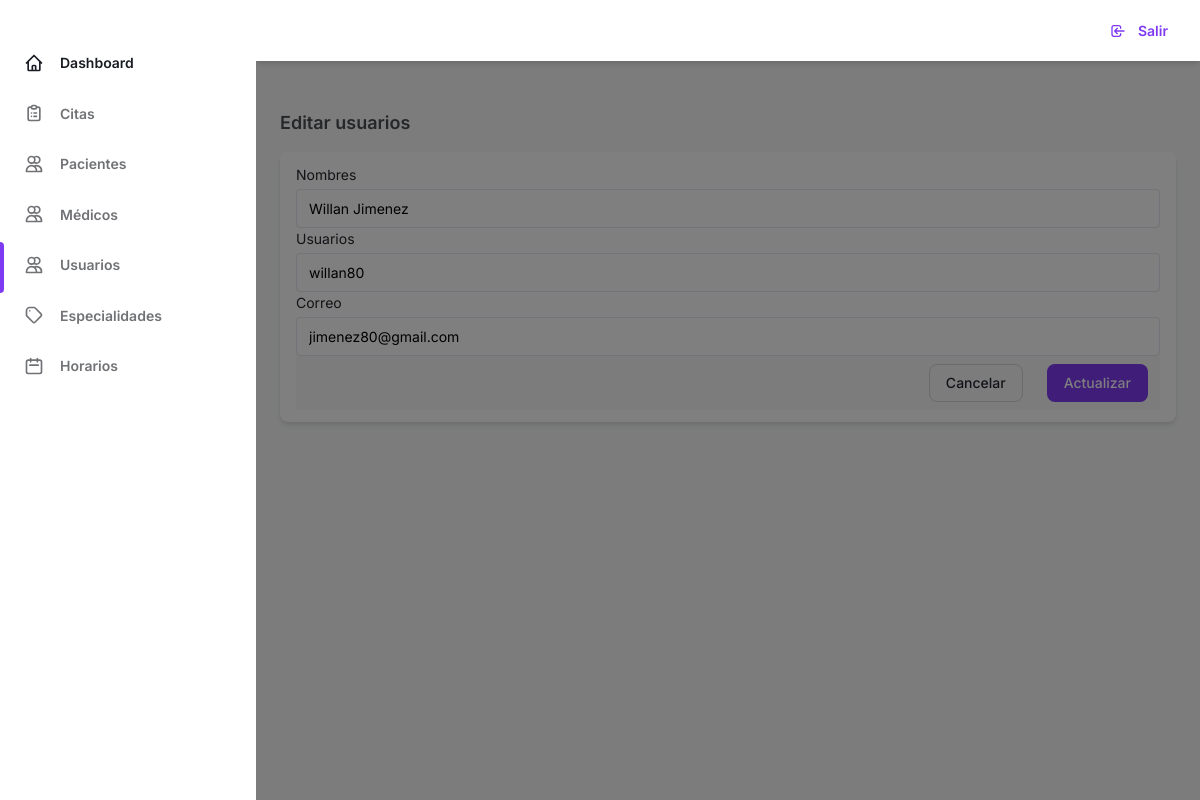
The page /vista/usuarios/edit.php?id=3 (signed in) on the database its author committed.
### tables this page shows
CREATE TABLE `usuarios` (
  `id` int(11) NOT NULL,
  `nombre` varchar(100) NOT NULL,
  `usuario` varchar(25) NOT NULL,
  `email` varchar(50) NOT NULL,
  `clave` varchar(255) NOT NULL,
  `cargo` char(1) NOT NULL
);

### vista/usuarios/edit.php (the view, shortened to what this page needs)
<!DOCTYPE html>
<html :class="{ 'theme-dark': dark }" x-data="data()" lang="en">
  <head>
    <link rel="stylesheet" href="../../assets/css/tailwind.output.css" />
    <link
      rel="stylesheet"
      href="https://cdnjs.cloudflare.com/ajax/libs/Chart.js/2.9.3/Chart.min.css"
    />
  </head>
  <body>
    <div
      class="flex h-screen bg-gray-50 dark:bg-gray-900"
      :class="{ 'overflow-hidden': isSideMenuOpen }"
    >
      <aside
        class="z-20 hidden w-64 overflow-y-auto bg-white dark:bg-gray-800 md:block flex-shrink-0"
      >
        <div class="py-4 text-gray-500 dark:text-gray-400">
          <ul class="mt-6">
            <li class="relative px-6 py-3">
              <a
                class="inline-flex items-center w-full text-sm font-semibold text-gray-800 transition-colors duration-150 hover:text-gray-800 dark:hover:text-gray-200 dark:text-gray-100"
                href="../admin/pages-admin.php"
              >
                <svg
                  class="w-5 h-5"
                  aria-hidden="true"
                  fill="none"
                  stroke-linecap="round"
                  stroke-linejoin="round"
                  stroke-width="2"
                  viewBox="0 0 24 24"
                  stroke="currentColor"
                >
                  <path
                    d="M3 12l2-2m0 0l7-7 7 7M5 10v10a1 1 0 001 1h3m10-11l2 2m-2-2v10a1 1 0 01-1 1h-3m-6 0a1 1 0 001-1v-4a1 1 0 011-1h2a1 1 0 011 1v4a1 1 0 001 1m-6 0h6"
                  ></path>
                </svg>
                <span class="ml-4">Dashboard</span>
              </a>
            </li>
          </ul>
          <ul>
            <li class="relative px-6 py-3">
              <a
                class="inline-flex items-center w-full text-sm font-semibold transition-colors duration-150 hover:text-gray-800 dark:hover:text-gray-200"
                href="../../folder/appointment.php"
              >
                <span class="ml-4">Citas</span>
              </a>
            </li>
            <li class="relative px-6 py-3">
              <a
                class="inline-flex items-center w-full text-sm font-semibold transition-colors duration-150 hover:text-gray-800 dark:hover:text-gray-200"
                href="../../folder/patients.php"
              >
                <span class="ml-4">Pacientes</span>
              </a>
            </li>
            <li class="relative px-6 py-3">
              <a
                class="inline-flex items-center w-full text-sm font-semibold transition-colors duration-150 hover:text-gray-800 dark:hover:text-gray-200"
                href="../../folder/doctor.php"
              >
                <span class="ml-4">Médicos</span>
              </a>
            </li>
            <li class="relative px-6 py-3">
              <span
                class="absolute inset-y-0 left-0 w-1 bg-purple-600 rounded-tr-lg rounded-br-lg"
                aria-hidden="true"
              ></span>
              <a
                class="inline-flex items-center w-full text-sm font-semibold transition-colors duration-150 hover:text-gray-800 dark:hover:text-gray-200"
                href="../../folder/usuarios.php"
              >
                <span class="ml-4">Usuarios</span>
              </a>
            </li>
            <li class="relative px-6 py-3">
              <a
                class="inline-flex items-center w-full text-sm font-semibold transition-colors duration-150 hover:text-gray-800 dark:hover:text-gray-200"
                href="../../folder/especialidades.php"
              >
                <span class="ml-4">Especialidades</span>
              </a>
            </li>
            <li class="relative px-6 py-3">
              <a
                class="inline-flex items-center w-full text-sm font-semibold transition-colors duration-150 hover:text-gray-800 dark:hover:text-gray-200"
                href="../../folder/horario.php"
              >
                <svg
                  class="w-5 h-5"
                  aria-hidden="true"
                  fill="none"
                  stroke-linecap="round"
                  stroke-linejoin="round"
                  stroke-width="2"
                  viewBox="0 0 24 24"
                  stroke="currentColor"
                >
                 <path stroke-linecap="round" stroke-linejoin="round" stroke-width="2" d="M8 7V3m8 4V3m-9 8h10M5 21h14a2 2 0 002-2V7a2 2 0 00-2-2H5a2 2 0 00-2 2v12a2 2 0 002 2z"/>
                </svg>
                <span class="ml-4">Horarios</span>
              </a>
            </li>
          </ul>
        </div>
      </aside>
      <div
        x-show="isSideMenuOpen"
        x-transition:enter="transition ease-in-out duration-150"
        x-transition:enter-start="opacity-0"
        x-transition:enter-end="opacity-100"
        x-transition:leave="transition ease-in-out duration-150"
        x-transition:leave-start="opacity-100"
        x-transition:leave-end="opacity-0"
        class="fixed inset-0 z-10 flex items-end bg-black bg-opacity-50 sm:items-center sm:justify-center"
      ></div>
      <div class="flex flex-col flex-1 w-full">
        <header class="z-10 py-4 bg-white shadow-md dark:bg-gray-800">
          <div
            class="container flex items-center justify-between h-full px-6 mx-auto text-purple-600 dark:text-purple-300"
          >
            <ul class="flex items-center flex-shrink-0 space-x-6">
              <li class="relative">
                <button
                  class="align-middle rounded-full focus:shadow-outline-purple focus:outline-none"
                  @click="toggleProfileMenu"
                  @keydown.escape="closeProfileMenu"
                  aria-label="Account"
                  aria-haspopup="true"
                >
                  <li class="flex">
                      <a
                        class="inline-flex items-center w-full px-2 py-1 text-sm font-semibold transition-colors duration-150 rounded-md hover:bg-gray-100 hover:text-gray-800 dark:hover:bg-gray-800 dark:hover:text-gray-200"
                        href="../pages-logout.php"
                      >
                        <svg
                          class="w-4 h-4 mr-3"
                          aria-hidden="true"
                          fill="none"
                          stroke-linecap="round"
                          stroke-linejoin="round"
                          stroke-width="2"
                          viewBox="0 0 24 24"
                          stroke="currentColor"
                        >
                          <path
                            d="M11 16l-4-4m0 0l4-4m-4 4h14m-5 4v1a3 3 0 01-3 3H6a3 3 0 01-3-3V7a3 3 0 013-3h7a3 3 0 013 3v1"
                          ></path>
                        </svg>
                        <span>Salir</span>
                      </a>
                    </li>
                </button>
              </li>
            </ul>
          </div>
        </header>
       <main class="h-full overflow-y-auto">
          <div class="container px-6 mx-auto grid">
          <h4 class="mb-4 text-lg font-semibold text-gray-600 dark:text-gray-300">
              Editar usuarios
          </h4>
          <?php
function connect(){
return new mysqli("localhost","root","","citas_hospital");
}
$con = connect();
$id = $_GET['id'];
$sql = "SELECT * FROM usuarios  WHERE id= '$id'";
$query  =$con->query($sql);
$data =  array();
if($query){
  while($r = $query->fetch_object()){
    $data[] = $r;
  }
}
?>
<?php if(count($data)>0):?>
    <?php foreach($data as $d):?>
          <div class="px-4 py-3 mb-8 bg-white rounded-lg shadow-md dark:bg-gray-800">
            <form method="POST"  autocomplete="off" action="../../folder/usuarios.php?id=<?php echo $d->id; ?>"  role="form">
              <label class="block text-sm">
                <span class="text-gray-700 dark:text-gray-400">Nombres</span>
                <input name="nombre" value="<?php echo $d->nombre; ?>" type="text"
                  class="block w-full mt-1 text-sm dark:border-gray-600 dark:bg-gray-700 focus:border-purple-400 focus:outline-none focus:shadow-outline-purple dark:text-gray-300 dark:focus:shadow-outline-gray form-input"
                  placeholder="Cardiologia"
                />
              </label>
              <label class="block text-sm">
                <span class="text-gray-700 dark:text-gray-400">Usuarios</span>
                <input name="usuario" value="<?php echo $d->usuario; ?>" type="text"
                  class="block w-full mt-1 text-sm dark:border-gray-600 dark:bg-gray-700 focus:border-purple-400 focus:outline-none focus:shadow-outline-purple dark:text-gray-300 dark:focus:shadow-outline-gray form-input"
                  placeholder="Cardiologia"
                />
              </label>
              <label class="block text-sm">
                <span class="text-gray-700 dark:text-gray-400">Correo</span>
                <input name="email" value="<?php echo $d->email; ?>" type="email"
                  class="block w-full mt-1 text-sm dark:border-gray-600 dark:bg-gray-700 focus:border-purple-400 focus:outline-none focus:shadow-outline-purple dark:text-gray-300 dark:focus:shadow-outline-gray form-input"
                  placeholder="Cardiologia"
                />
              </label>
               <footer
          class="flex flex-col items-center justify-end px-3 py-2 -mx-3 -mb-6 space-y-4 sm:space-y-0 sm:space-x-6 sm:flex-row bg-gray-50 dark:bg-gray-800">
          <button
            @click="closeModal"
            class="w-full px-5 py-3 text-sm font-medium leading-5 text-white text-gray-700 transition-colors duration-150 border border-gray-300 rounded-lg dark:text-gray-400 sm:px-4 sm:py-2 sm:w-auto active:bg-transparent hover:border-gray-500 focus:border-gray-500 active:text-gray-500 focus:outline-none focus:shadow-outline-gray">
            Cancelar
          </button>
          <button name="update5"
            class="w-full px-5 py-3 text-sm font-medium leading-5 text-white transition-colors duration-150 bg-purple-600 border border-transparent rounded-lg sm:w-auto sm:px-4 sm:py-2 active:bg-purple-600 hover:bg-purple-700 focus:outline-none focus:shadow-outline-purple">
            Actualizar
          </button>
        </footer>
        </form>
          </div>
 <?php endforeach; ?>
    <?php else:?>
    <span class="px-2 py-1 font-semibold leading-tight text-red-700 bg-red-100 rounded-full dark:text-red-100 dark:bg-red-700">
          No hay datos
        </span>
    <?php endif; ?>
          </div>
<?php require '../template/footer.php';  ?>

### rows shown on the page
usuarios: nombre "Willan Jimenez", usuario "willan80", email "jimenez80@gmail.com"
